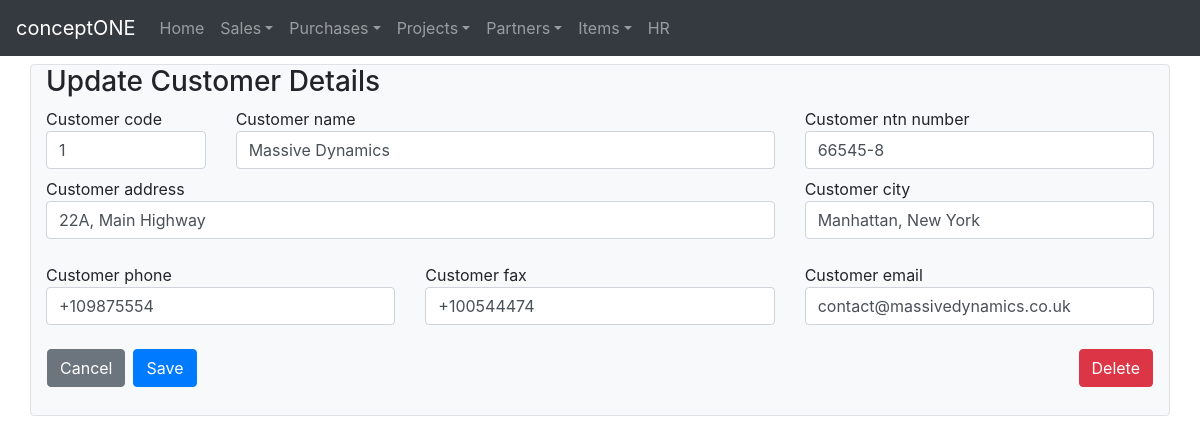
/customers/update/2/, run on the app's committed database.
### crudbasic/models.py (models this page shows, shortened)
class Customers(models.Model):
    customer_code = models.CharField(max_length=16, unique=True)
    customer_name = models.CharField(max_length=128, unique=True)
    customer_address = models.CharField(max_length=264)
    customer_city = models.CharField(max_length=128)
    customer_phone = models.CharField(max_length=128, blank=True)
    customer_fax = models.CharField(max_length=128, blank=True)
    customer_email = models.EmailField(max_length=192, blank=True)
    customer_ntn_number = models.CharField(max_length=128, blank=True)
    created_on = models.DateTimeField(auto_now_add=True)
    updated_on = models.DateTimeField(auto_now=True)

### crudbasic/views.py (the view, shortened to what this page needs)
# urls.py: path('customers/update/<int:pk>/',views.UpdateCustomerView.as_view(),name='updatecustomer'),
class UpdateCustomerView(UpdateView):
    model = Customers
    form_class = CustomerForm
    template_name = 'crudbasic/createcustomer.html'

### crudbasic/forms.py
class CustomerForm(forms.ModelForm):
    class Meta:
        model = Customers
        fields = '__all__'
        widgets = {
                'customer_code':forms.TextInput(attrs={'class':'form-control'}),
                'customer_name':forms.TextInput(attrs={'class':'form-control'}),
                'customer_address':forms.TextInput(attrs={'class':'form-control'}),
                'customer_city':forms.TextInput(attrs={'class':'form-control'}),
                'customer_phone':forms.TextInput(attrs={'class':'form-control'}),
                'customer_fax':forms.TextInput(attrs={'class':'form-control'}),
                'customer_email':forms.TextInput(attrs={'class':'form-control'}),
                'customer_ntn_number':forms.TextInput(attrs={'class':'form-control'}),
        }

### templates/crudbasic/CreateCustomer.html
<!DOCTYPE html>
{% extends "crudbasic/base.html" %}
  {% block body_block %}
    <div class="container pb-1 border bg-light rounded">
      <h3>
        {% if not form.instance.pk %}
          Create New Customer
        {% else %}
          Update Customer Details
        {% endif %}
      </h3>
        <form method="post">{% csrf_token %}
          <div class="row mb-2">
            <div class="col-md-2">
              {{ form.customer_code.label }}
              {{ form.customer_code }}
            </div>
            <div class="col-md-6">
              {{ form.customer_name.label }}
              {{ form.customer_name }}
            </div>
            <div class="col-md-4">
              {{ form.customer_ntn_number.label }}
              {{ form.customer_ntn_number }}
            </div>
          </div>
          <div class="row mb-4">
            <div class="col-md-8">
              {{ form.customer_address.label }}
              {{ form.customer_address }}
            </div>
            <div class="col-md-4">
              {{ form.customer_city.label }}
              {{ form.customer_city }}
            </div>
          </div>
          <div class="row mb-4">
            <div class="col-md-4">
              {{ form.customer_phone.label}}
              {{ form.customer_phone }}
            </div>
            <div class="col-md-4">
              {{ form.customer_fax.label }}
              {{ form.customer_fax }}
            </div>
            <div class="col-md-4">
              {{ form.customer_email.label }}
              {{ form.customer_email }}
            </div>
          </div>
          <div class="row mb-4">
            {% url 'crudbasic:customers' as back_url %}
            {% if not form.instance.pk %}
              {% include "crudbasic/buttonpanel/createbuttonpanel.html" %}
            {% else %}
              {% include "crudbasic/buttonpanel/updatebuttonpanel.html" %}
            {% endif %}
          </div>
        </form>
    </div>
  {% endblock %}

### data on the page
Customers: customer_code "1", customer_name "Massive Dynamics", customer_ntn_number "66545-8", customer_address "22A, Main Highway", customer_city "Manhattan, New York", customer_phone "+109875554", customer_fax "+100544474", customer_email "contact@massivedynamics.co.uk"
